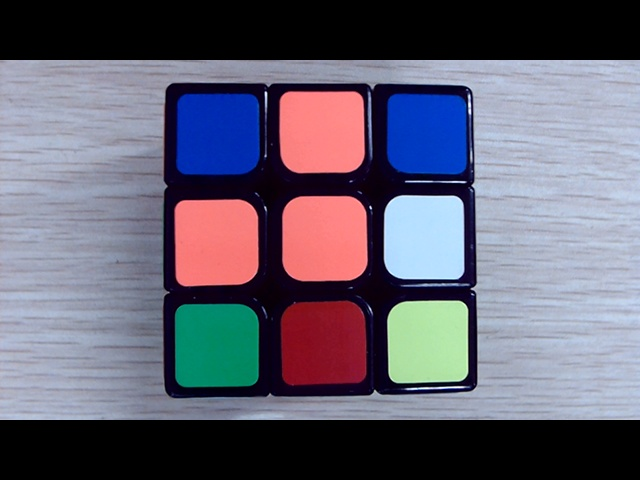
#> input picture test.jpg, 640 x 480 px
$ python -i colordetect.py   (imports and definitions only)
#> lines starting #> are read from the running program, lines starting #| are printed output that depends on the picture; after the words box and inside, x2 and y2 are one past the last pixel; in counts of white or black regions, pixels touching at a corner belong together
#> further down, picture is the input picture: shape (480, 640, 3); mean B, G, R 113.1, 97.3, 99.7
import cv2
import numpy as np

import os

#adb 命令 测试

# os.system('adb devices')
# os.system('adb shell screencap -p /sdcard/screen.png')
# os.system('adb pull /sdcard/screen.png')

#找到魔方的中心点
def findPoint(src):
    loc1 = [0, 0]
    loc2 = [0, 0]

    src = cv2.cvtColor(src, cv2.COLOR_BGR2GRAY)
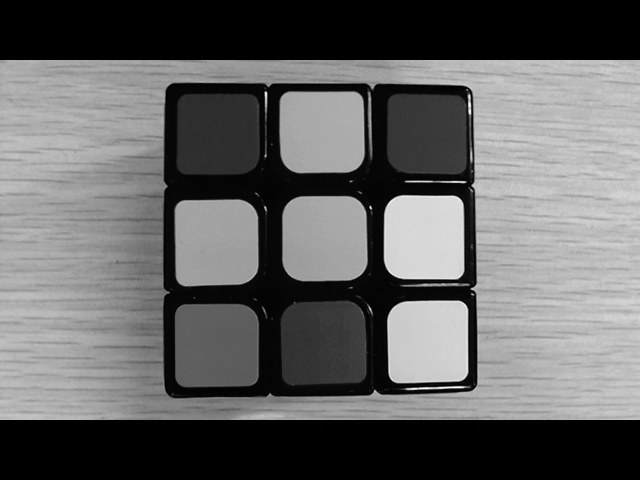
#> src: shape (480, 640); min 0, max 253, mean 99.9
    dst = cv2.bilateralFilter(src, 8, 16, 5)
    dst = cv2.Canny(dst, 60, 70)
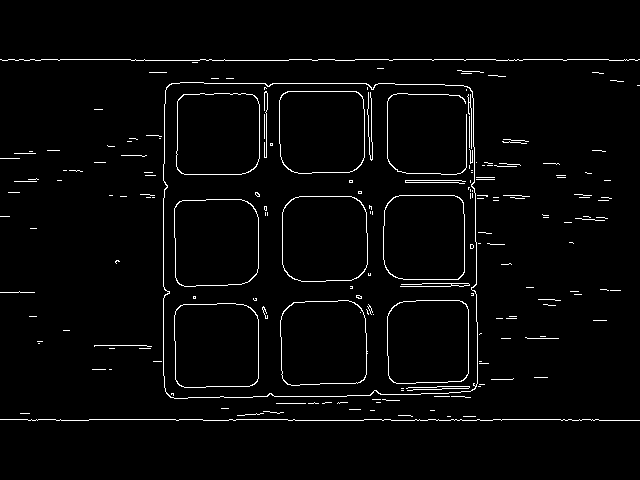
#> dst: shape (480, 640); 2.6% white in thin lines or dots, all inside (x1, y1, x2, y2) = (0, 59, 640, 421)

    [H, W] = src.shape[0:2]
#> H = 480; W = 640

    for row in range(0, int(H*0.25), 3):
        for col in range(0, int(W*0.25), 10):
            if dst[row][col] == 255:
                loc1[0] = row
                loc1[1] = col
                break
        if dst[loc1[0], loc1[1]] == 255:
            break
#> after the loop, loc1 = [60, 40]

    for row in range(H-1, int(H*0.75), -3):
        for col in range(W-1, int(W*0.75), -10):
            if dst[row][col] == 255:
                loc2[0] = row
                loc2[1] = col
                break
#> after the loop, loc2 = [377, 539]
    return (int((loc1[0]+loc2[0])/2), int((loc1[1]+loc2[1])/2))

#根据HSV值确定色块颜色
# [94 lines left out: functions checkColor, get8map, getcolor, getloc, getfacecolor, not called in this run]

# colorlist=getfacecolor('screen')
# print(colorlist)
# cv2.waitKey(10000)

>>> import cv2
>>> picture = cv2.imread('test.jpg')
>>> result = findPoint(picture)
#> result = (218, 289)

$ run again, on b.png
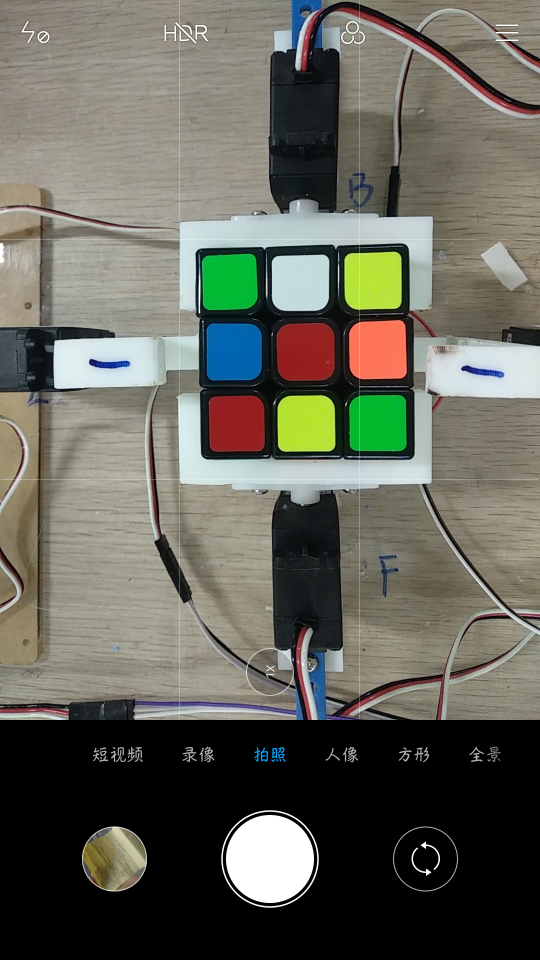
#> input picture b.png, 1080 x 1920 px (shown at 1/2 size)
#> picture is the input picture: shape (1920, 1080, 3); mean B, G, R 90.7, 100.8, 100.9
#> in findPoint, `src = cv2.cvtColor(src, cv2.COLOR_BGR2GRAY)`:
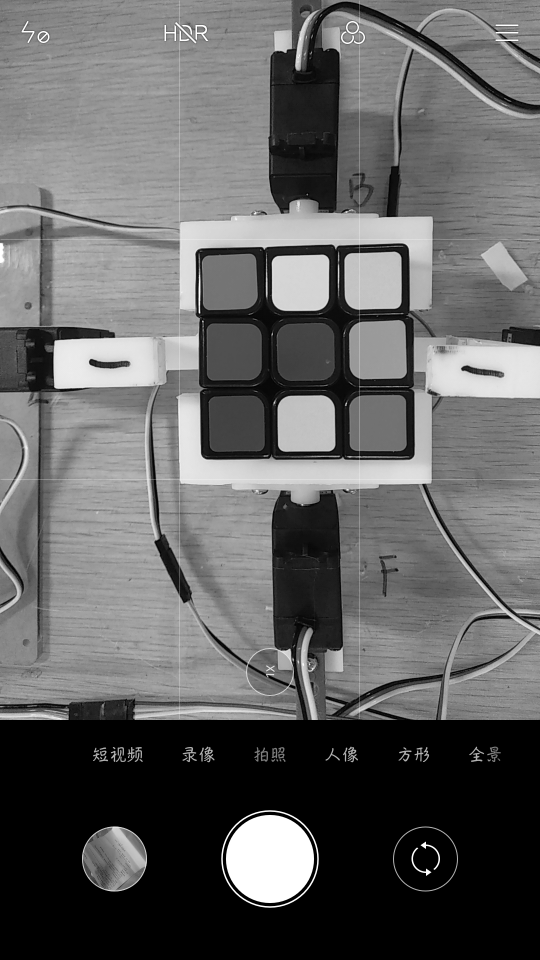
#> src: shape (1920, 1080) (shown at 1/2 size); min 0, max 255, mean 99.7
#> in findPoint, `dst = cv2.Canny(dst, 60, 70)`:
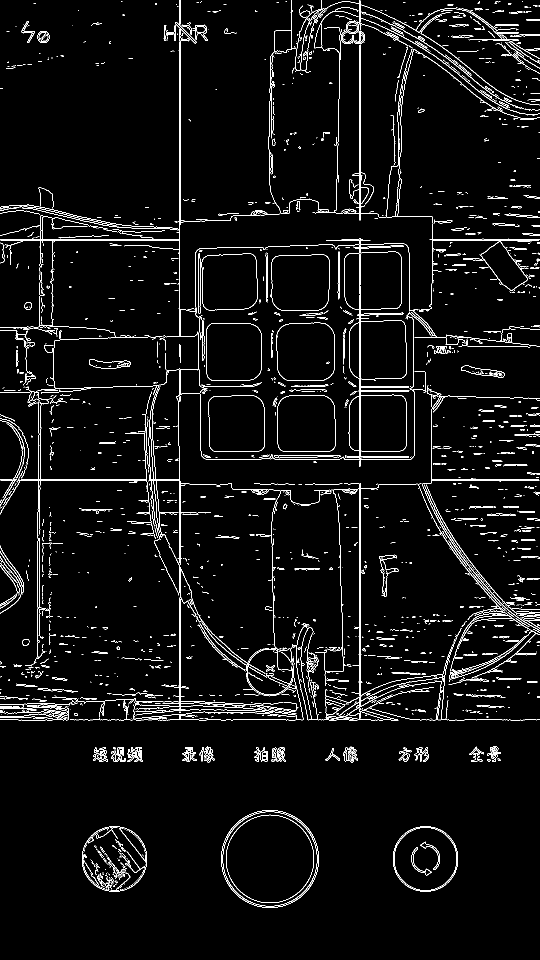
#> dst: shape (1920, 1080) (shown at 1/2 size); 3.9% white in thin lines or dots
#> after the loop in findPoint, `for row in range(0, int(H*0.25), 3):`: loc1 = [6, 70]
#> result = (749, 529)

$ run again, on d.png
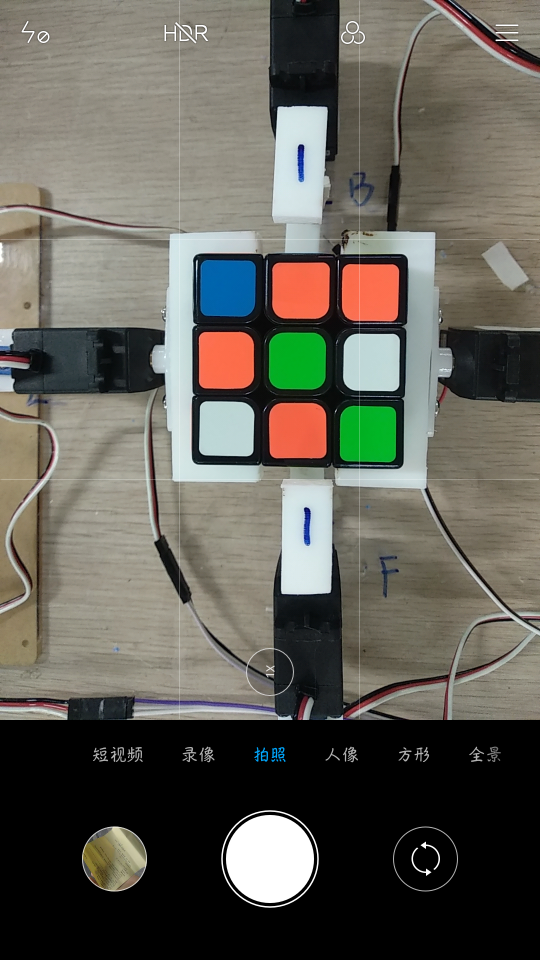
#> input picture d.png, 1080 x 1920 px (shown at 1/2 size)
#> picture is the input picture: shape (1920, 1080, 3); mean B, G, R 87.5, 96.1, 98.1
#> in findPoint, `src = cv2.cvtColor(src, cv2.COLOR_BGR2GRAY)`:
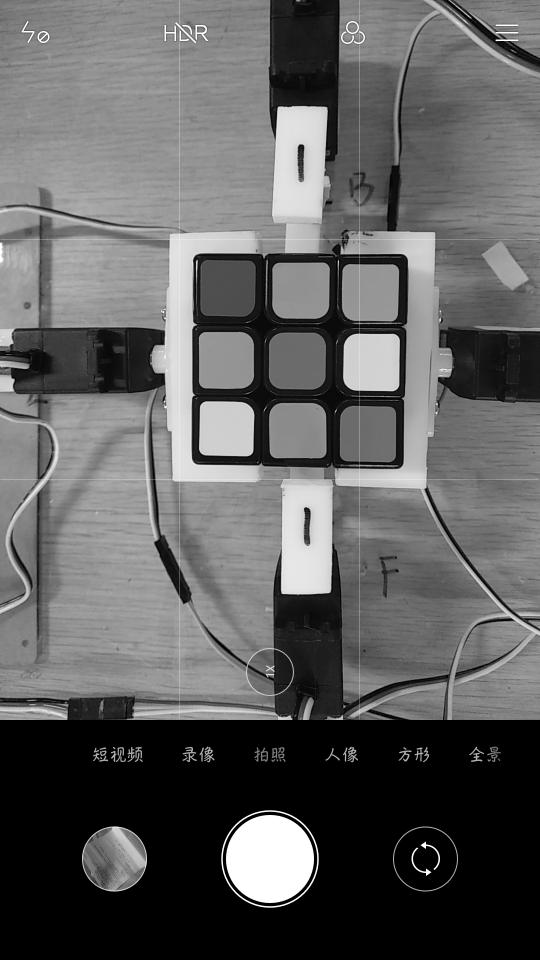
#> src: shape (1920, 1080) (shown at 1/2 size); min 0, max 255, mean 95.7
#> in findPoint, `dst = cv2.Canny(dst, 60, 70)`:
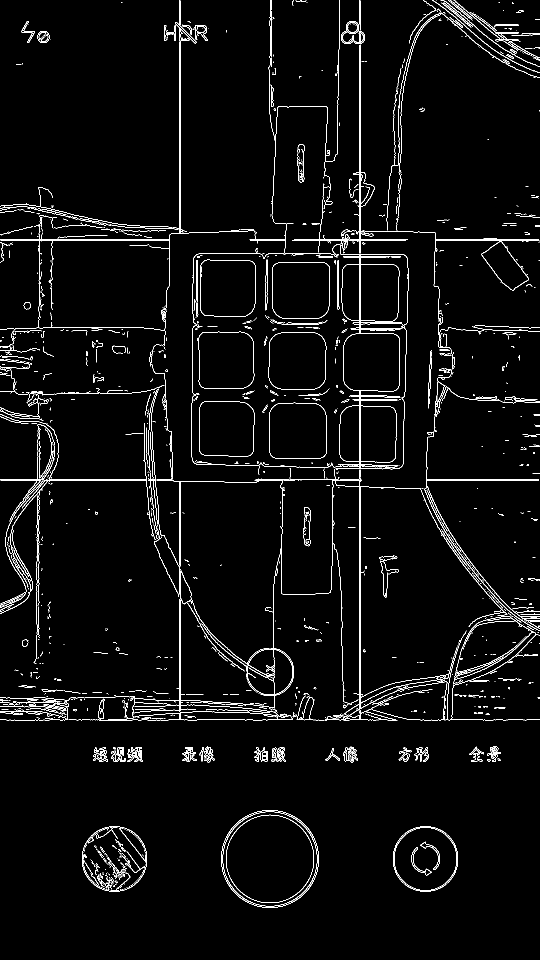
#> dst: shape (1920, 1080) (shown at 1/2 size); 3.1% white in thin lines or dots
#> after the loop in findPoint, `for row in range(0, int(H*0.25), 3):`: loc1 = [48, 50]
#> result = (770, 519)
